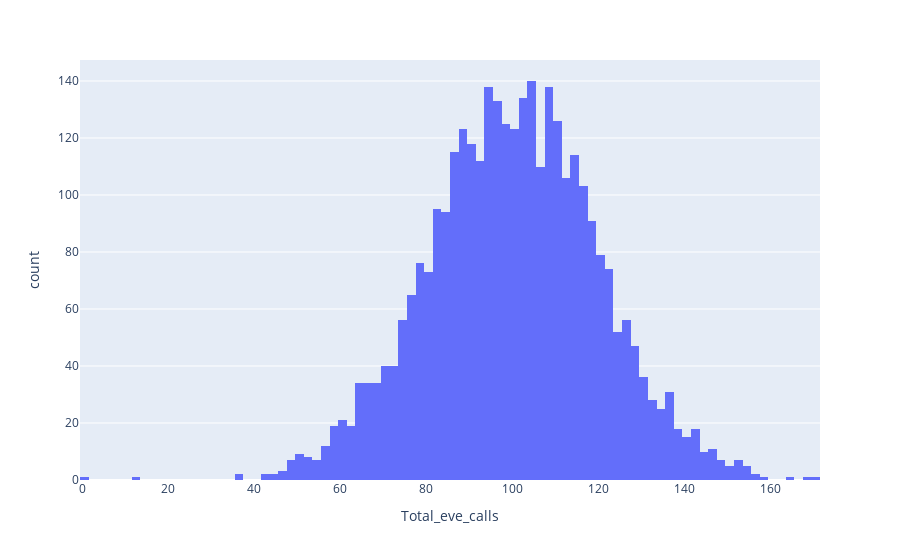

Notebook code cell kept with this figure:
### Code cell
px.histogram(df, x= "Total_eve_calls")

### Figure 1 — Plotly figure (JSON) as saved in the notebook; plotly's stock layout.template omitted (floating-point values rounded to 4 significant figures; data arrays with more than 128 entries replaced by an {"elided": "..."} marker saying what was removed)
{"data": [{"alignmentgroup": "True", "bingroup": "x", "hovertemplate": "Total_eve_calls=%{x}<br>count=%{y}<extra></extra>", "legendgroup": "", "marker": {"color": "#636efa", "pattern": {"shape": ""}}, "name": "", "offsetgroup": "", "orientation": "v", "showlegend": false, "type": "histogram", "x": {"elided": "3333 int values"}, "xaxis": "x", "yaxis": "y"}], "layout": {"barmode": "relative", "legend": {"tracegroupgap": 0}, "margin": {"t": 60}, "xaxis": {"anchor": "y", "domain": [0, 1], "title": {"text": "Total_eve_calls"}}, "yaxis": {"anchor": "x", "domain": [0, 1], "title": {"text": "count"}}}}
